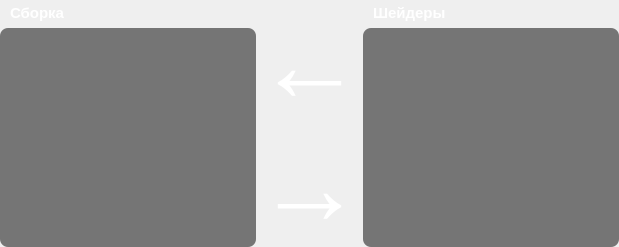
      <widget class="QWidget" name="tab">
       <attribute name="icon">
        <iconset>
         <normalon>res/version.png</normalon>
        </iconset>
       </attribute>
       <attribute name="title">
        <string/>
       </attribute>
       <layout class="QGridLayout" name="gridLayout_2">
        <property name="leftMargin">
         <number>0</number>
        </property>
        <property name="topMargin">
         <number>4</number>
        </property>
        <property name="rightMargin">
         <number>0</number>
        </property>
        <property name="bottomMargin">
         <number>0</number>
        </property>
        <property name="horizontalSpacing">
         <number>0</number>
        </property>
        <property name="verticalSpacing">
         <number>6</number>
        </property>
        <item row="0" column="0">
         <widget class="QLabel" name="label_7">
          <property name="font">
           <font>
            <pointsize>11</pointsize>
            <weight>75</weight>
            <bold>true</bold>
           </font>
          </property>
          <property name="styleSheet">
           <string notr="true">color: rgb(255, 255, 255);</string>
          </property>
          <property name="text">
           <string>Сборка</string>
          </property>
          <property name="indent">
           <number>10</number>
          </property>
         </widget>
        </item>
        <item row="0" column="1" rowspan="2">
         <widget class="QLabel" name="label">
          <property name="enabled">
           <bool>true</bool>
          </property>
          <property name="font">
           <font>
            <pointsize>80</pointsize>
           </font>
          </property>
          <property name="styleSheet">
           <string notr="true">color: rgb(255, 255, 255);</string>
          </property>
          <property name="text">
           <string>←
→</string>
          </property>
         </widget>
        </item>
        <item row="0" column="2">
         <widget class="QLabel" name="label_6">
          <property name="font">
           <font>
            <pointsize>11</pointsize>
            <weight>75</weight>
            <bold>true</bold>
           </font>
          </property>
          <property name="styleSheet">
           <string notr="true">color: rgb(255, 255, 255);</string>
          </property>
          <property name="text">
           <string>Шейдеры</string>
          </property>
          <property name="indent">
           <number>10</number>
          </property>
         </widget>
        </item>
        <item row="1" column="0">
         <widget class="QListWidget" name="listWidget_2">
          <property name="font">
           <font>
            <weight>75</weight>
            <bold>true</bold>
           </font>
          </property>
          <property name="styleSheet">
           <string notr="true">QScrollBar:horizontal {
	border: none;
    background: rgb(16, 16, 16);
    height: 17px;
    margin: 2px -18 2px -18;
}

QScrollBar::handle:horizontal {
	background-color: rgb(60, 60, 60);
    min-height: 18px;
	border-radius: 5px;
}

QScrollBar::handle:horizontal:hover{	
	background-color: rgb(70, 70, 70);
}
QScrollBar::handle:horizontal:pressed {	
	background-color: rgb(79, 79, 79);
}

QScrollBar::add-line:horizontal {
    background: none;
    width: 26px;
    subcontrol-position: right;
    subcontrol-origin: margin;
}

QScrollBar::add-line:vertical:hover {	
	background-color: none;
}
QScrollBar::add-line:vertical:pressed {	
	background-color: none;
}

/* RESET ARROW */
QScrollBar::up-arrow:vertical, QScrollBar::down-arrow:vertical {
	background: none;
}
QScrollBar::add-page:vertical, QScrollBar::sub-page:vertical {
	background: none;
}

QScrollBar::sub-line:horizontal {
    background: none;
    width: 26px;
    subcontrol-position: top left;
    subcontrol-origin: margin;
    position: absolute;
}

QScrollBar::add-page:horizontal, QScrollBar::sub-page:horizontal {
    background: none;
}

/* VERTICAL SCROLLBAR */
 QScrollBar:vertical {
	border: none;
    background: rgb(16, 16, 16);
    width: 18px;
    margin: -18px 2 -18px 2;
	border-radius: 0px;
 }

/*  HANDLE BAR VERTICAL */
QScrollBar::handle:vertical {	
	background-color: rgb(60, 60, 60);
	min-height: 18px;
	border-radius: 5px;
}
QScrollBar::handle:vertical:hover{	
	background-color: rgb(70, 70, 70);
}
QScrollBar::handle:vertical:pressed {	
	background-color: rgb(79, 79, 79);
}

/* BTN TOP - SCROLLBAR */
QScrollBar::sub-line:vertical {
	border: none;
	background-color: none;
	height: none;
	border-top-left-radius: none;
	border-top-right-radius: none;
	subcontrol-position: none;
	subcontrol-origin: none;
}
QScrollBar::sub-line:vertical:hover {	
	background-color: none;
}
QScrollBar::sub-line:vertical:pressed {	
	background-color: none;
}

/* BTN BOTTOM - SCROLLBAR */
QScrollBar::add-line:vertical {
	border: none;
	background-color: none;
	height: none;
	border-bottom-left-radius: none;
	border-bottom-right-radius: none;
	subcontrol-position: none;
	subcontrol-origin: none;
}
QScrollBar::add-line:vertical:hover {	
	background-color: none;
}
QScrollBar::add-line:vertical:pressed {	
	background-color: none;
}

/* RESET ARROW */
QScrollBar::up-arrow:vertical, QScrollBar::down-arrow:vertical {
	background: none;
}
QScrollBar::add-page:vertical, QScrollBar::sub-page:vertical {
	background: none;
}
/* COLOR */
QListWidget {
	background-color: rgb(0, 0, 0, 130);
	color: rgb(240, 255, 255);
	border-radius: 8px;
}

QListWidget {
    show-decoration-selected: none; /* make the selection span the entire width of the view */
	outline: none;
}

QListWidget::item:alternate {
    background: none;
	color: rgb(240, 255, 255);
}

QListWidget::item:selected {
    border: none;
	color: rgb(240, 255, 255);
	outline: none;
}

QListWidget::item:selected:!active {
	background: none;
	color: rgb(240, 255, 255);
}

QListWidget::item:selected:active {
	color: rgb(240, 255, 255);
}

QListWidget::item:hover {
    background: rgba(255, 255, 255, 39);
	border: -2px solid rgb(0, 0, 0, 0);
	border-radius: 8px;
}</string>
          </property>
         </widget>
        </item>
        <item row="1" column="2">
         <widget class="QListWidget" name="listWidget">
          <property name="font">
           <font>
            <weight>75</weight>
            <bold>true</bold>
           </font>
          </property>
          <property name="styleSheet">
           <string notr="true">QScrollBar:horizontal {
	border: none;
    background: rgb(16, 16, 16);
    height: 17px;
    margin: 2px -18 2px -18;
}

QScrollBar::handle:horizontal {
	background-color: rgb(60, 60, 60);
    min-height: 18px;
	border-radius: 5px;
}

QScrollBar::handle:horizontal:hover{	
	background-color: rgb(70, 70, 70);
}
QScrollBar::handle:horizontal:pressed {	
	background-color: rgb(79, 79, 79);
}

QScrollBar::add-line:horizontal {
    background: none;
    width: 26px;
    subcontrol-position: right;
    subcontrol-origin: margin;
}

QScrollBar::add-line:vertical:hover {	
	background-color: none;
}
QScrollBar::add-line:vertical:pressed {	
	background-color: none;
}

/* RESET ARROW */
QScrollBar::up-arrow:vertical, QScrollBar::down-arrow:vertical {
	background: none;
}
QScrollBar::add-page:vertical, QScrollBar::sub-page:vertical {
	background: none;
}

QScrollBar::sub-line:horizontal {
    background: none;
    width: 26px;
    subcontrol-position: top left;
    subcontrol-origin: margin;
    position: absolute;
}

QScrollBar::add-page:horizontal, QScrollBar::sub-page:horizontal {
    background: none;
}

/* VERTICAL SCROLLBAR */
 QScrollBar:vertical {
	border: none;
    background: rgb(16, 16, 16);
    width: 18px;
    margin: -18px 2 -18px 2;
	border-radius: 0px;
 }

/*  HANDLE BAR VERTICAL */
QScrollBar::handle:vertical {	
	background-color: rgb(60, 60, 60);
	min-height: 18px;
	border-radius: 5px;
}
QScrollBar::handle:vertical:hover{	
	background-color: rgb(70, 70, 70);
}
QScrollBar::handle:vertical:pressed {	
	background-color: rgb(79, 79, 79);
}

/* BTN TOP - SCROLLBAR */
QScrollBar::sub-line:vertical {
	border: none;
	background-color: none;
	height: none;
	border-top-left-radius: none;
	border-top-right-radius: none;
	subcontrol-position: none;
	subcontrol-origin: none;
}
QScrollBar::sub-line:vertical:hover {	
	background-color: none;
}
QScrollBar::sub-line:vertical:pressed {	
	background-color: none;
}

/* BTN BOTTOM - SCROLLBAR */
QScrollBar::add-line:vertical {
	border: none;
	background-color: none;
	height: none;
	border-bottom-left-radius: none;
	border-bottom-right-radius: none;
	subcontrol-position: none;
	subcontrol-origin: none;
}
QScrollBar::add-line:vertical:hover {	
	background-color: none;
}
QScrollBar::add-line:vertical:pressed {	
	background-color: none;
}

/* RESET ARROW */
QScrollBar::up-arrow:vertical, QScrollBar::down-arrow:vertical {
	background: none;
}
QScrollBar::add-page:vertical, QScrollBar::sub-page:vertical {
	background: none;
}
/* COLOR */
QListWidget {
	background-color: rgb(0, 0, 0, 130);
	color: rgb(240, 255, 255);
	border-radius: 8px;
}

QListWidget {
    show-decoration-selected: none; /* make the selection span the entire width of the view */
	outline: none;
}

QListWidget::item:alternate {
    background: none;
	color: rgb(240, 255, 255);
}

QListWidget::item:selected {
    border: none;
	color: rgb(240, 255, 255);
	outline: none;
}

QListWidget::item:selected:!active {
	background: none;
	color: rgb(240, 255, 255);
}

QListWidget::item:selected:active {
	color: rgb(240, 255, 255);
}

QListWidget::item:hover {
    background: rgba(255, 255, 255, 39);
	border: -2px solid rgb(0, 0, 0, 0);
	border-radius: 8px;
}</string>
          </property>
         </widget>
        </item>
       </layout>
      </widget>
